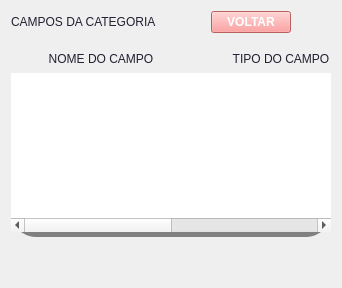
             <widget class="QWidget" name="page_fields">
              <layout class="QVBoxLayout" name="verticalLayout_25">
               <property name="spacing">
                <number>12</number>
               </property>
               <item>
                <layout class="QHBoxLayout" name="horizontalLayout_12">
                 <property name="spacing">
                  <number>24</number>
                 </property>
                 <item>
                  <widget class="QLabel" name="label_13">
                   <property name="styleSheet">
                    <string notr="true">color: rgb(36, 31, 49);</string>
                   </property>
                   <property name="text">
                    <string>CAMPOS DA CATEGORIA</string>
                   </property>
                  </widget>
                 </item>
                 <item>
                  <widget class="QLabel" name="label_category_layout">
                   <property name="styleSheet">
                    <string notr="true">color: rgb(255, 0, 0);
font-weight: 800;</string>
                   </property>
                   <property name="text">
                    <string/>
                   </property>
                  </widget>
                 </item>
                 <item>
                  <widget class="QPushButton" name="btn_back_to_ctg">
                   <property name="styleSheet">
                    <string notr="true">background-color: rgb(255, 134, 134);
color: white;
font-weight: 800;</string>
                   </property>
                   <property name="text">
                    <string>VOLTAR</string>
                   </property>
                  </widget>
                 </item>
                 <item>
                  <spacer name="horizontalSpacer">
                   <property name="orientation">
                    <enum>Qt::Horizontal</enum>
                   </property>
                   <property name="sizeHint" stdset="0">
                    <size>
                     <width>40</width>
                     <height>20</height>
                    </size>
                   </property>
                  </spacer>
                 </item>
                </layout>
               </item>
               <item>
                <widget class="QTableWidget" name="table_categoria">
                 <property name="styleSheet">
                  <string notr="true">QTableWidget{
	border-bottom: 5px solid grey;
	border-radius: 25px;
}
QHeaderView::section { 
padding: 5px;
border-radius:6px;
margin-left: 3px;
margin-right: 3px;
color: rgb(36, 31, 49);
}
</string>
                 </property>
                 <property name="editTriggers">
                  <set>QAbstractItemView::NoEditTriggers</set>
                 </property>
                 <property name="selectionMode">
                  <enum>QAbstractItemView::SingleSelection</enum>
                 </property>
                 <property name="selectionBehavior">
                  <enum>QAbstractItemView::SelectRows</enum>
                 </property>
                 <attribute name="horizontalHeaderMinimumSectionSize">
                  <number>180</number>
                 </attribute>
                 <attribute name="horizontalHeaderStretchLastSection">
                  <bool>true</bool>
                 </attribute>
                 <attribute name="verticalHeaderDefaultSectionSize">
                  <number>50</number>
                 </attribute>
                 <column>
                  <property name="text">
                   <string>NOME DO CAMPO</string>
                  </property>
                 </column>
                 <column>
                  <property name="text">
                   <string>TIPO DO CAMPO</string>
                  </property>
                 </column>
                </widget>
               </item>
               <item>
                <spacer name="verticalSpacer_9">
                 <property name="orientation">
                  <enum>Qt::Vertical</enum>
                 </property>
                 <property name="sizeType">
                  <enum>QSizePolicy::Minimum</enum>
                 </property>
                 <property name="sizeHint" stdset="0">
                  <size>
                   <width>20</width>
                   <height>40</height>
                  </size>
                 </property>
                </spacer>
               </item>
              </layout>
             </widget>
